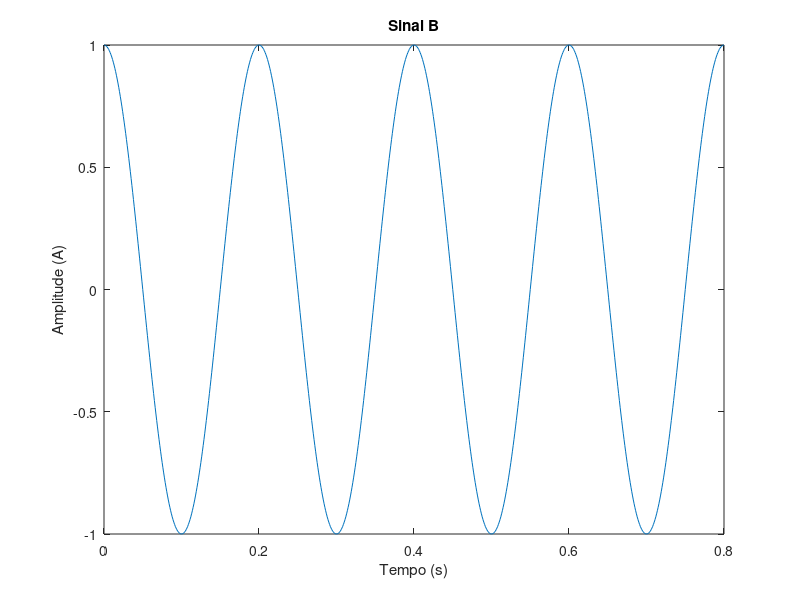

Source code (MATLAB):
%x(t)=A*sen(2pi*f0*t)    f0=frequencia    T=1/f0
ta=0.001;
t=0:ta:(0.2*4);
x=sin(10*pi*t + pi/2);
plot(t,x);
figure(1)
xlabel("Tempo (s)")
ylabel("Amplitude (A)")
title("Sinal B")